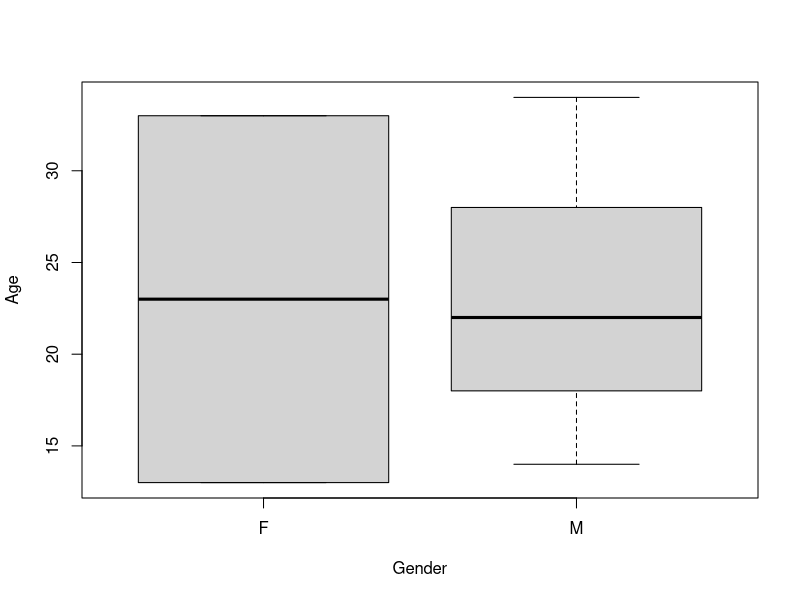
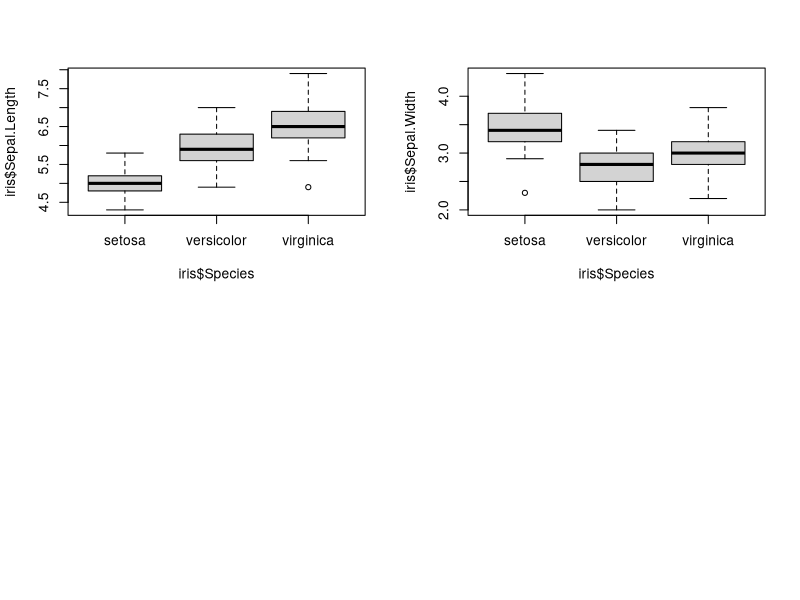

Generate these figures, in order, with R:
df<-data.frame(
  Age=c(22,13,14,34,33),
  Gender=factor(c("M","F","M","M","F"))
)
?boxplot
data("iris")
boxplot(Age~Gender, df)
par(mfrow=c(2,2))
boxplot(iris$Sepal.Length~iris$Species, iris)
boxplot(iris$Sepal.Width~iris$Species, iris)



#?boxplot
